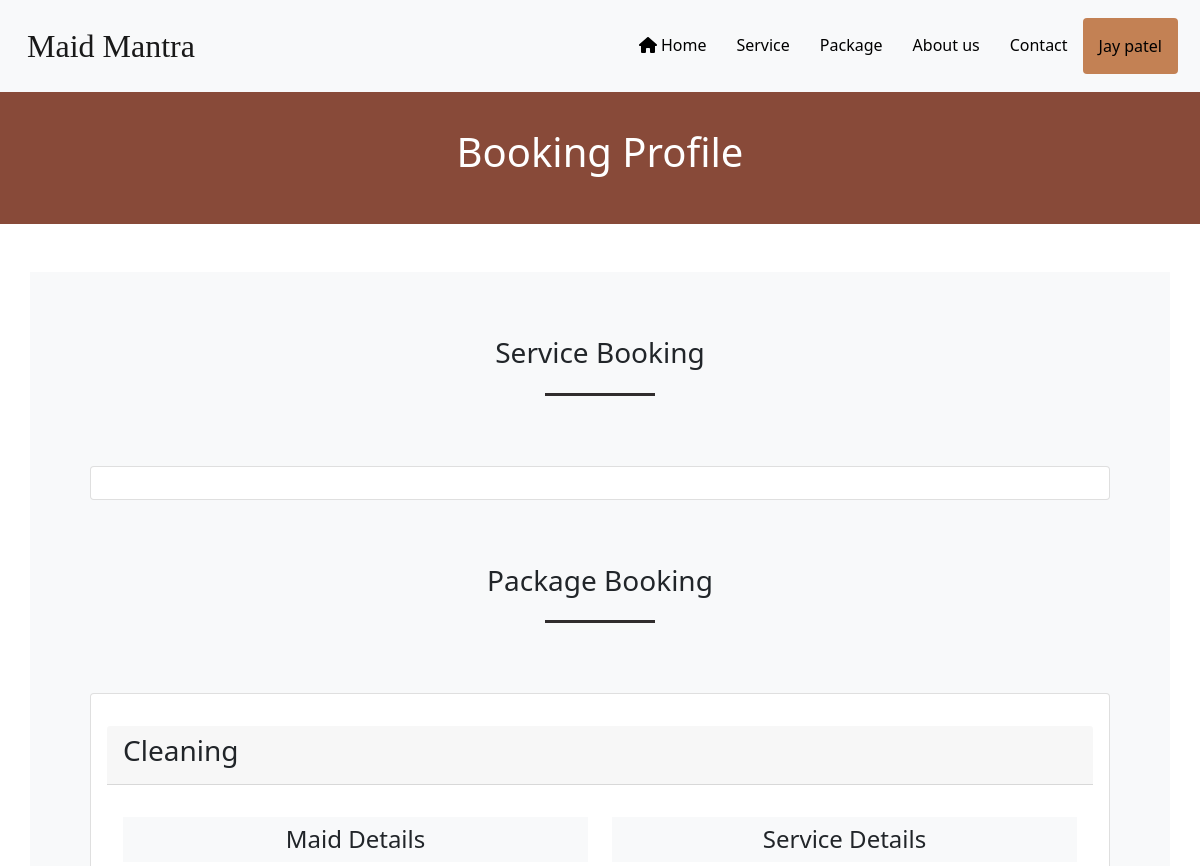
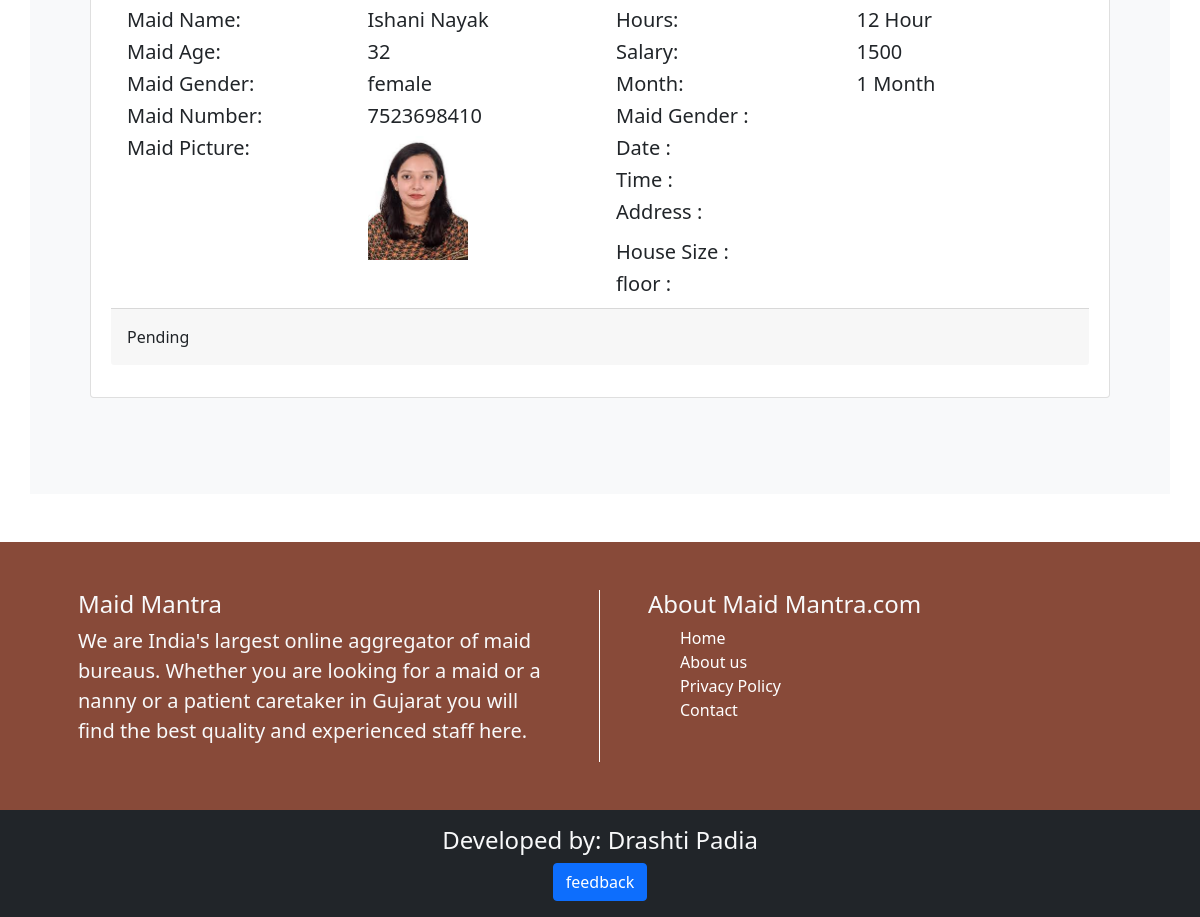
The page /userBookingProfile.php (signed in) on the database its author committed (2 pictures, top to bottom).
### tables this page shows
CREATE TABLE IF NOT EXISTS `packagebooking` (
  `pb_id` int(11) NOT NULL AUTO_INCREMENT,
  `pcomq_ids` varchar(50) NOT NULL,
  `pcomq_values` varchar(100) NOT NULL,
  `pspeq_ids` varchar(50) NOT NULL,
  `pspeq_values` varchar(100) NOT NULL,
  `month` int(11) NOT NULL,
  `sal_id` int(11) NOT NULL,
  `maid_id` int(11) DEFAULT NULL,
  `ID` int(11) NOT NULL,
  `p_cardname` varchar(50) DEFAULT NULL,
  `p_cardnumber` varchar(16) DEFAULT NULL,
  `p_cardcvv` varchar(3) DEFAULT NULL,
  `p_cardexpiry` date DEFAULT NULL,
  `pbookingdate` date NOT NULL,
  `p_status` varchar(20) DEFAULT NULL,
  `p_amount` int(11) DEFAULT NULL,
  `p_id` int(11) NOT NULL,
  PRIMARY KEY (`pb_id`),
  KEY `ID` (`ID`),
  KEY `maid_id` (`maid_id`),
  KEY `sal_id` (`sal_id`),
  KEY `p_id` (`p_id`)
);

CREATE TABLE IF NOT EXISTS `package` (
  `p_id` int(11) NOT NULL AUTO_INCREMENT,
  `p_title` varchar(20) NOT NULL,
  `p_info` varchar(2000) NOT NULL,
  `p_image` varchar(100) NOT NULL,
  `service_Id` int(11) NOT NULL,
  PRIMARY KEY (`p_id`),
  KEY `service_Id` (`service_Id`)
);

CREATE TABLE IF NOT EXISTS `maids` (
  `maid_id` int(11) NOT NULL AUTO_INCREMENT,
  `maid_name` varchar(30) NOT NULL,
  `maid_age` varchar(30) NOT NULL,
  `maid_gender` varchar(30) NOT NULL,
  `maid_number` varchar(30) NOT NULL,
  `maid_picture` varchar(100) NOT NULL,
  `maid_status` varchar(50) DEFAULT NULL,
  `service_Id` int(11) NOT NULL,
  PRIMARY KEY (`maid_id`),
  KEY `service_Id` (`service_Id`)
);

CREATE TABLE IF NOT EXISTS `salary` (
  `sal_id` int(11) NOT NULL AUTO_INCREMENT,
  `hours` varchar(20) NOT NULL,
  `Salary` int(100) NOT NULL,
  PRIMARY KEY (`sal_id`)
);

CREATE TABLE IF NOT EXISTS `commonquestion` (
  `que_id` int(11) NOT NULL AUTO_INCREMENT,
  `que_description` varchar(50) NOT NULL,
  `que_value` varchar(100) DEFAULT NULL,
  `que_val_type` varchar(20) NOT NULL,
  PRIMARY KEY (`que_id`)
);

CREATE TABLE IF NOT EXISTS `specificquestion` (
  `speQ_id` int(11) NOT NULL AUTO_INCREMENT,
  `speQ_name` varchar(50) NOT NULL,
  `speQ_value` varchar(100) NOT NULL,
  `service_Id` int(11) NOT NULL,
  PRIMARY KEY (`speQ_id`),
  KEY `service_Id` (`service_Id`)
);

### userBookingProfile.php (the view, shortened to what this page needs)
<?php include("./header.php");
include("./connection.php");
?>
<!DOCTYPE html>
<html lang="en">
<head>
    <link rel="stylesheet" href="./css/bootstrap.min.css" />
    <link rel="stylesheet" href="./css/all.min.css" />
    <link rel="stylesheet" href="./css/style.css" />
</head>
<body>
    <section id="page-name">
        <div class="container h-200">
            <div class="row">
                <div class="col mt-5 text-center">
                    <h1>Booking Profile</h1>
                </div>
            </div>
        </div>
    </section>
    <section class="py-5">
        <div class="container bg-light py-5">
            <div class="row py-3">
                <div class="col text-center">
                    <h3>Service Booking </h3>
                    <span class="line"></span>
                </div>
            </div>
            <div class="row m-5 ">
                <div class="card p-3">
                </div>
            </div>
            <div class="row py-3">
                <div class="col text-center">
                    <h3>Package Booking</h3>
                    <span class="line"></span>
                </div>
            </div>
            <div class="row m-5 ">
                <div class="card p-3">
                    <?php
                    $pquery = "SELECT * FROM packagebooking,maids,salary,user,package,service WHERE
                                                packagebooking.maid_id=maids.maid_id and
                                                packagebooking.sal_id=salary.sal_id and
                                                packagebooking.ID=user.ID and
                                                packagebooking.p_id=package.p_id and
                                                package.service_Id=service.service_Id and
                                                packagebooking.ID='" . $_SESSION['u_id'] . "';";
                    $pres = mysqli_query($con, $pquery);
                    if (mysqli_num_rows($pres) == 0) {
                        echo "<h3 class='text-center'>No Pacakge Booked</h3>";
                    } else {
                        while ($prow = mysqli_fetch_array($pres)) {
                            ?>
                            <div class="card-header mt-3">
                                <h3><?php echo $prow[35]; ?></h3>
                            </div>
                            <div class="card-body">
                                <div class="row">
                                    <div class="col-lg-6 col-md-12  mt-3">
                                        <h4 class="text-center py-2 bg-light">Maid Details</h4>
                                        <div class="row p-1">
                                            <div class="col-6">
                                                <div class="row">
                                                    <h5>Maid Name:</h5>
                                                </div>
                                                <div class="row">
                                                    <h5>Maid Age:</h5>
                                                </div>
                                                <div class="row">
                                                    <h5>Maid Gender:</h5>
                                                </div>
                                                <div class="row">
                                                    <h5>Maid Number:</h5>
                                                </div>
                                                <div class="row">
                                                    <h5>Maid Picture:</h5>
                                                </div>
                                            </div>
                                            <div class="col-6">
                                                <div class="row">
                                                    <h5><?php echo $prow[18]; ?></h5>
                                                </div>
                                                <div class="row">
                                                    <h5><?php echo $prow[19]; ?></h5>
                                                </div>
                                                <div class="row">
                                                    <h5><?php echo $prow[20]; ?></h5>
                                                </div>
                                                <div class="row">
                                                    <h5><?php echo $prow[21]; ?></h5>
                                                </div>
                                                <div class="row">
                                                    <div width="50px" height="50px"><img src="./images/<?php echo $prow[22]; ?>"
                                                            class="img-fluid" width="100" height="100" /></div>
                                                </div>
                                            </div>
                                        </div>
                                    </div>
                                    <div class="col-lg-6 col-md-12 mt-3">
                                        <h4 class="text-center py-2 bg-light">Service Details</h4>
                                        <div class="row p-1">
                                            <?php $psalquery = "SELECT * FROM salary WHERE sal_id=$prow[6]";
                                            $psalres = mysqli_query($con, $psalquery);
                                            while ($psalrow = mysqli_fetch_array($psalres)) { ?>
                                                <div class="col-6">
                                                    <div class="row">
                                                        <h5> Hours: </h5>
                                                    </div>
                                                    <div class="row">
                                                        <h5>Salary: </h5>
                                                    </div>
                                                    <div class="row">
                                                        <h5> Month: </h5>
                                                    </div>
                                                </div>
                                                <div class="col-6">
                                                    <div class="row">
                                                        <h5><?php echo $psalrow[1]; ?> </h5>
                                                    </div>
                                                    <div class="row">
                                                        <h5><?php echo $psalrow[2]; ?> </h5>
                                                    </div>
                                                    <div class="row">
                                                        <h5><?php echo $prow[5] . " Month"; ?> </h5>
                                                    </div>
                                                </div>
                                            <?php } ?>
                                            <?php
                                            $pcomans = explode(",", $prow[2]);
                                            $pcomvalQ = "SELECT * FROM commonquestion WHERE que_description!='Days'";
                                            $pcomvalR = mysqli_query($con, $pcomvalQ); ?>
                                            <div class="col-6">
                                                <?php
                                                while ($pcomvalrow = mysqli_fetch_array($pcomvalR)) { ?>
                                                    <div class="row">
                                                        <h5><?php echo $pcomvalrow[1]; ?> : </h5>
                                                    </div>
                                                <?php } ?>
                                            </div>
                                            <div class="col-6">
                                                <?php
                                                for ($i = 0; $i < count($pcomans); $i++) { ?>
                                                    <div class="row">
                                                    </div>
                                                <?php }
                                                ?>
                                            </div>
                                        </div>
                                        <?php
                                        $pspeans = explode(",", $prow[4]);
                                        $pspevalQ = "SELECT * FROM specificquestion WHERE service_Id=$prow[38]";
                                        $pspevalR = mysqli_query($con, $pspevalQ); ?>
                                        <div class="row p-1">
                                            <div class="col-6">
                                                <?php
                                                while ($pspevalrow = mysqli_fetch_array($pspevalR)) { ?>
                                                    <div class="row">
                                                        <h5><?php echo $pspevalrow[1]; ?> : </h5>
                                                    </div>
                                                <?php } ?>
                                            </div>
                                            <div class="col-6">
                                                <?php
                                                for ($i = 0; $i < count($pspeans); $i++) { ?>
                                                    <div class="row">
                                                    </div>
                                                <?php }
                                                ?>
                                            </div>
                                        </div>
                                    </div>
                                    <?php
                                    $psalAmountQuery = "SELECT * FROM salary WHERE sal_id=$prow[6]";
                                    $psalAResult = mysqli_query($con, $psalAmountQuery);
                                    while ($psalArow = mysqli_fetch_array($psalAResult)) {
                                        $ptsalary = $psalArow[2];
                                    }
                                    $mday = 0;
                                    if ($prow[5] == '1') {
                                        $mday = 30;
                                    } else if ($prow[5] == '2') {
                                        $mday = 60;
                                    } else if ($prow[5] == '3') {
                                        $mday = 90;
                                    }
                                    $pcookq = "SELECT service_Id FROM service WHERE service_name='Cooking' and service_Id=$prow[38]";
                                    $pcookres = mysqli_query($con, $pcookq);
                                    if (mysqli_num_rows($pcookres)) {
                                        $packpersonQuery = "SELECT speQ_id FROM specificquestion WHERE speQ_name='Person'";
                                        $packpersonres = mysqli_query($con, $packpersonQuery);
                                        while ($packpersonidrow = mysqli_fetch_array($packpersonres)) {
                                            $packpersonid = $packpersonidrow[0];
                                        }
                                        $pspeQidlist = explode(",", $prow[3]);
                                        for ($i = 0; $i < count($pspeQidlist); $i++) {
                                            if ($packpersonid == $pspeQidlist[$i]) {
                                                $packpersonvalueid = $i;
                                            }
                                        }
                                        $pspeQvaluelist = explode(",", $prow[4]);
                                        $packtotalperson = $pspeQvaluelist[$packpersonvalueid];
                                        $packtotalamount = $ptsalary * $mday * $packtotalperson;
                                        $discount = $packtotalamount - $packtotalamount / 100 * 10;
                                    } else {
                                        $packtotalamount = $ptsalary * $mday;
                                        $discount = $packtotalamount - $packtotalamount / 100 * 10;
                                    }
                                    ?>
                                    <div class="card-footer p-3">
                                        <?php if ($prow[14] == "approved") {
                                            ?>
                                            <h6>Total Amount:<?php echo $packtotalamount; ?></h6>
                                            <h5>10% Discount total=<?php echo $discount; ?></h5>
                                            <p class="errmsg">You have must 30% amount pay..</p>
                                            <a href="./packagepaymentform.php?packid=<?php echo $prow[0]; ?>" class="btn allbtn">Pay
                                                to
                                                Procedure</a>
                                            <a href="./packagedelete.php?packid=<?php echo $prow[0]; ?>" class="btn allbtn"
                                                onclick="return confirm('Are you sure you want to delete this booking?');">Cancel</a>
                                        <?php } else if ($prow[14] == "Done") { ?>
                                                <h5>Done</h5>
                                        <?php } else {
                                            echo "Pending";
                                        }
                                        ?>
                                    </div>
                                </div>
                            </div>
                        <?php }
                    } ?>
                </div>
            </div>
        </div>
    </section>
</body>
</html>
<?php include("./footer.php"); ?>

### rows shown on the page
packagebooking: p.p_title "Cleaning", maid.maid_name "Ishani Nayak", maid.maid_age "32", maid.maid_gender "female", maid.maid_number "7523698410", maid.maid_picture (picture), month "1", shows "Pending"
salary: hours "12 Hour", Salary "1500"
commonquestion: que_description "Maid Gender"
commonquestion: que_description "Date"
commonquestion: que_description "Time"
commonquestion: que_description "Address"
specificquestion: speQ_name "House Size"
specificquestion: speQ_name "floor"

### other values the page prints
$_SESSION['u_name'] "Jay patel"
